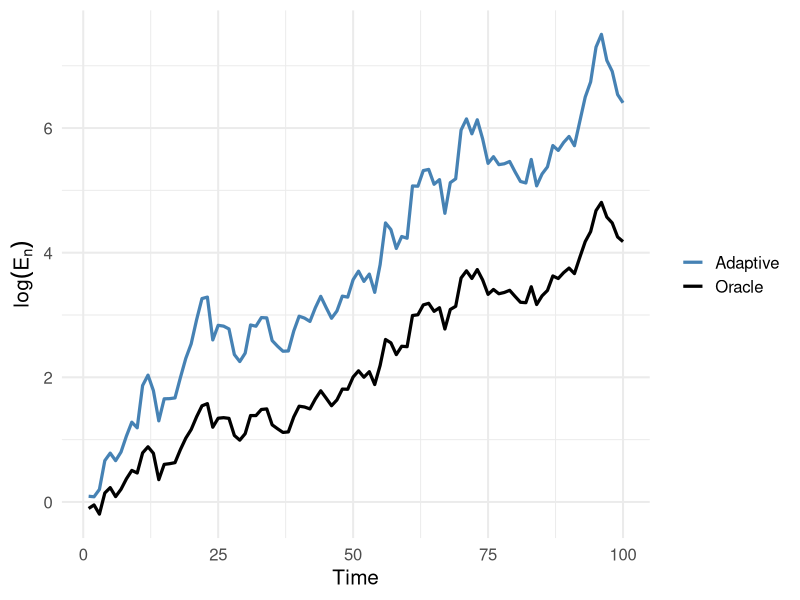
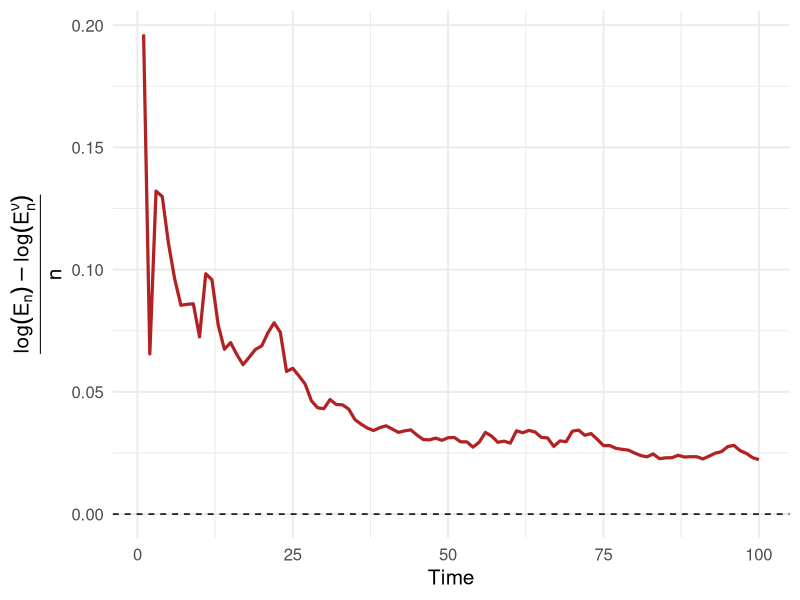

The R script that drew these images, in order:
library(ggplot2)
library(dplyr)
library(tidyr)
library(patchwork)

mu0 <- 0
theta_nu <- 0.2
B <- 100

set.seed(1)

# Simulate under nu
X <- rnorm(B, theta_nu, 1)

# Plug-in estimator
mu_hat <- cumsum(X) / seq_len(B)

# Adaptive e-process
logE <- cumsum(
  dnorm(X, mu_hat, log = TRUE) -
    dnorm(X, mu0, log = TRUE)
)

# Oracle likelihood ratio process
logE_nu <- cumsum(
  dnorm(X, theta_nu, log = TRUE) -
    dnorm(X, mu0, log = TRUE)
)

# Asymptotic log-optimality quantity
regret <- (logE - logE_nu) / seq_len(B)

D <- tibble(
  t = 1:B,
  logE = logE,
  logE_nu = logE_nu,
  regret = regret
)

D_long <- D %>%
  select(t, logE, logE_nu) %>%
  pivot_longer(-t)

p1 <- ggplot(D_long,
             aes(t, value, color = name)) +
  geom_line(linewidth = 1.1) +
  labs(
    x = "Time",
    y = expression(log(E[n])),
    color = NULL
  ) +
  scale_color_manual(
    values = c(
      "logE" = "steelblue",
      "logE_nu" = "black"
    ),
    labels = c(
      "Adaptive",
      "Oracle"
    )
  ) +
  theme_minimal(base_size = 15)

p1

p2 <- ggplot(D, aes(t, regret)) +
  geom_line(linewidth = 1.1, color = "firebrick") +
  geom_hline(yintercept = 0,
             linetype = 2) +
  labs(
    x = "Time",
    y = expression(
      frac(log(E[n]) - log(E[n]^nu), n)
    )
  ) +
  theme_minimal(base_size = 15)

p2




mu0 <- 0.5
mu1 <- 0.6
B <- 100

set.seed(1)
